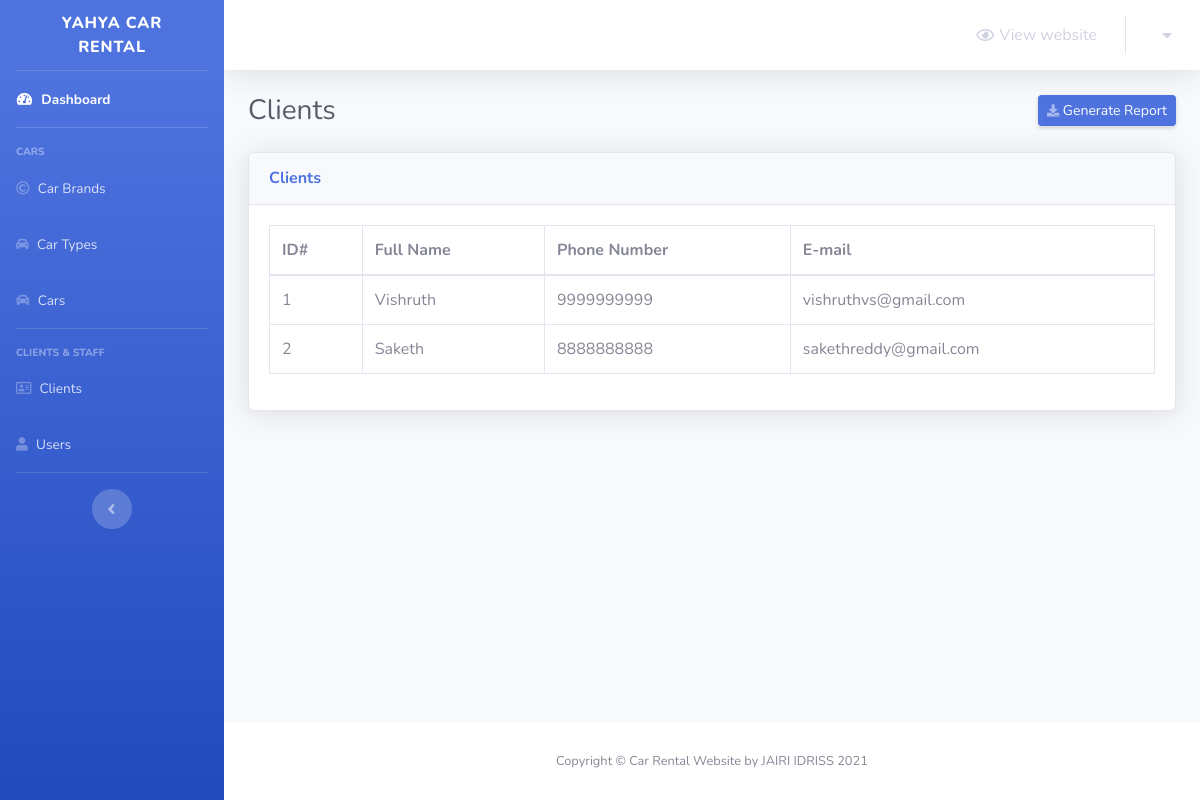
The app's page /admin/clients.php (signed in) with its own data.
### tables this page shows
CREATE TABLE `clients` (
  `client_id` int(10) NOT NULL,
  `full_name` varchar(30) NOT NULL,
  `client_email` varchar(100) NOT NULL,
  `client_phone` varchar(20) NOT NULL
);

### admin/clients.php (the view, shortened to what this page needs)
<?php
    include 'connect.php';
    include 'Includes/templates/header.php';
    if(isset($_SESSION['username_car_rental']) && isset($_SESSION['password_car_rental']))
    {
?>
        <div class="container-fluid">
            <div class="d-sm-flex align-items-center justify-content-between mb-4">
                <h1 class="h3 mb-0 text-gray-800">Clients</h1>
                <a href="#" class="d-none d-sm-inline-block btn btn-sm btn-primary shadow-sm">
                    <i class="fas fa-download fa-sm text-white-50"></i>
                    Generate Report
                </a>
            </div>
            <?php
                $stmt = $con->prepare("SELECT * FROM clients");
                $stmt->execute();
                $rows_clients = $stmt->fetchAll();
            ?>
            <div class="card shadow mb-4">
                <div class="card-header py-3">
                    <h6 class="m-0 font-weight-bold text-primary">Clients</h6>
                </div>
                <div class="card-body">
                    <div class="table-responsive">
                        <table class="table table-bordered">
                            <thead>
                                <tr>
                                    <th scope="col">ID#</th>
                                    <th scope="col">Full Name</th>
                                    <th scope="col">Phone Number</th>
                                    <th scope="col">E-mail</th>
                                </tr>
                            </thead>
                            <tbody>
                                <?php
                                    foreach($rows_clients as $client)
                                    {
                                        echo "<tr>";
                                            echo "<td>";
                                                echo $client['client_id'];
                                            echo "</td>";
                                            echo "<td>";
                                                echo $client['full_name'];
                                            echo "</td>";
                                            echo "<td>";
                                                echo $client['client_phone'];
                                            echo "</td>";
                                            echo "<td>";
                                                echo $client['client_email'];
                                            echo "</td>";
                                        echo "</tr>";
                                    }
                                ?>
                            </tbody>
                        </table>
                    </div>
                </div>
            </div>
        </div>
<?php
        include 'Includes/templates/footer.php';
    }
    else
    {
        header('Location: index.php');
        exit();
    }
?>

### records on screen
clients: client_id "1", full_name "Vishruth", client_phone "9999999999", client_email "vishruthvs@gmail.com"
clients: client_id "2", full_name "Saketh", client_phone "8888888888", client_email "sakethreddy@gmail.com"
